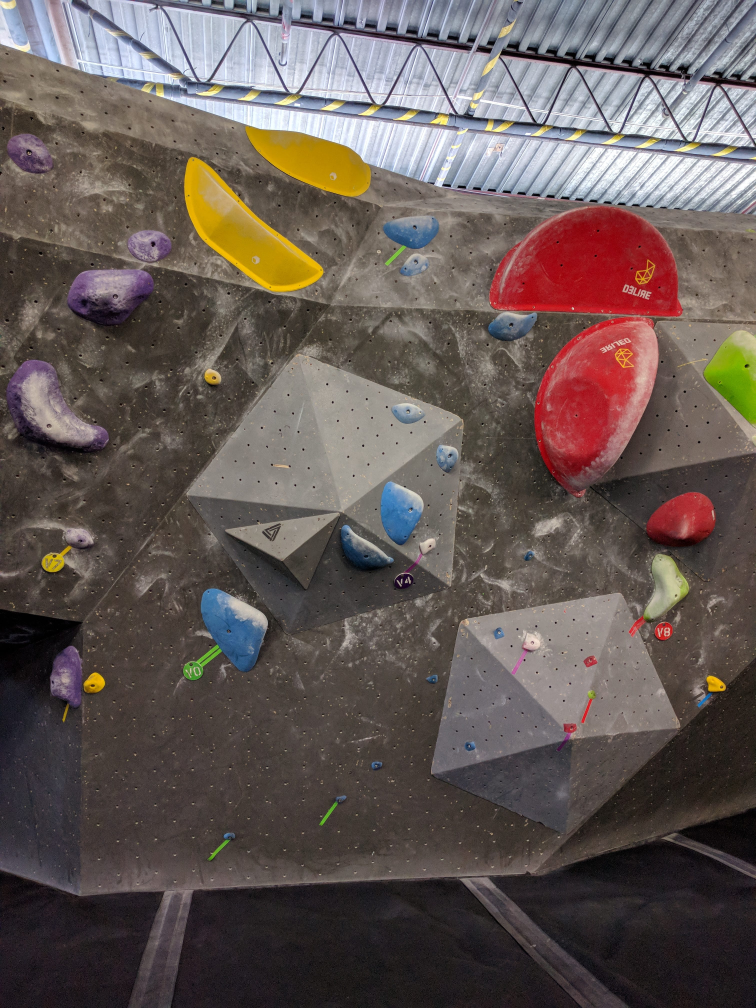
#> input picture Sample-Data/6.jpg, 3024 x 4032 px (shown at 1/4 size)
$ python mser-color.py Sample-Data/6.jpg out.png
#> lines starting #> are read from the running program, lines starting #| are printed output that depends on the picture; after the words box and inside, x2 and y2 are one past the last pixel; in counts of white or black regions, pixels touching at a corner belong together
import os
import sys
import cv2
import numpy as np

#from PIL import Image


def mser(cv_image):
    vis = cv_image.copy()
    mser = cv2.MSER_create(_min_area= 2000)
    #cv_image = cv2.cvtColor(cv_image, cv2.COLOR_RGB2GRAY)

    regions, _ = mser.detectRegions(cv_image)
    for p in regions:
        xmax, ymax = np.amax(p, axis=0)
        xmin, ymin = np.amin(p, axis=0)
        cv2.rectangle(cv_image, (xmin,ymax), (xmax,ymin), (0, 255, 0), 1)
    return cv_image


def color_based_mser(cv_image):

    cv_image = cv2.resize(cv_image, (int(cv_image.shape[1]/5), int(cv_image.shape[0]/5)))
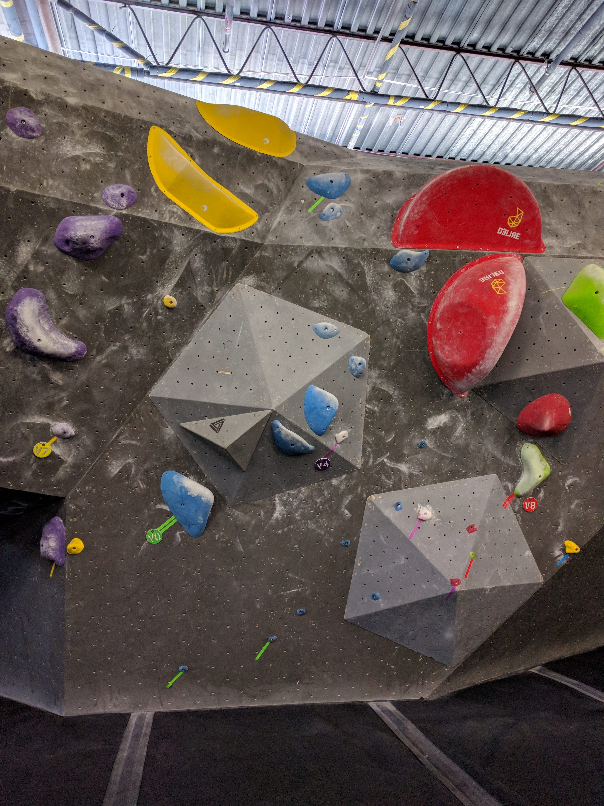
#> cv_image: shape (806, 604, 3); mean B, G, R 85.3, 88.8, 100.2

    lower_color_bounds = np.array([100, 50, 11])
    upper_color_bounds = np.array([255,190,170])

    mask = cv2.inRange(cv_image,lower_color_bounds,upper_color_bounds)
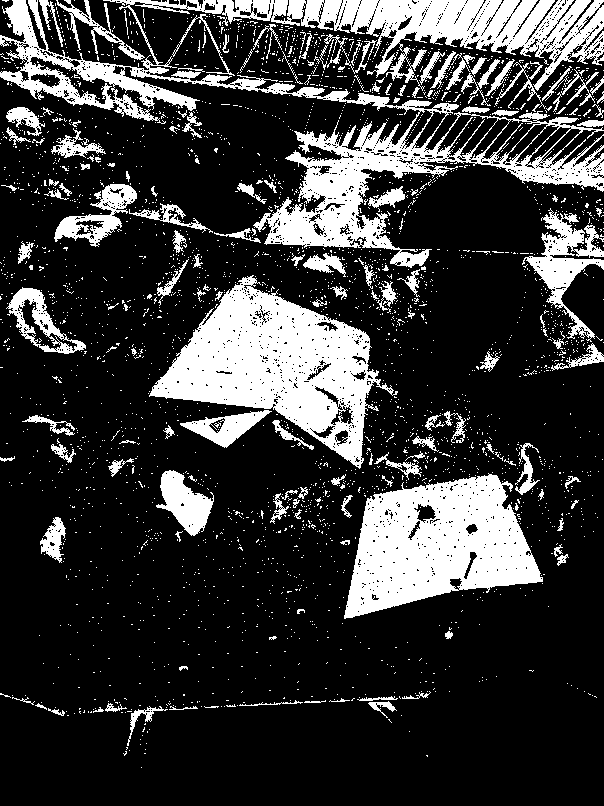
#> mask: shape (806, 604); 22.2% white; 2925 white regions (2767 under 20 px), largest, box (x1, y1, x2, y2) and area: (0, 0, 604, 268) 37441, (149, 275, 398, 469) 20581, (344, 473, 543, 619) 17736
    mask_rgb = cv2.cvtColor(mask,cv2.COLOR_GRAY2BGR)

    cv_image = cv_image & mask_rgb
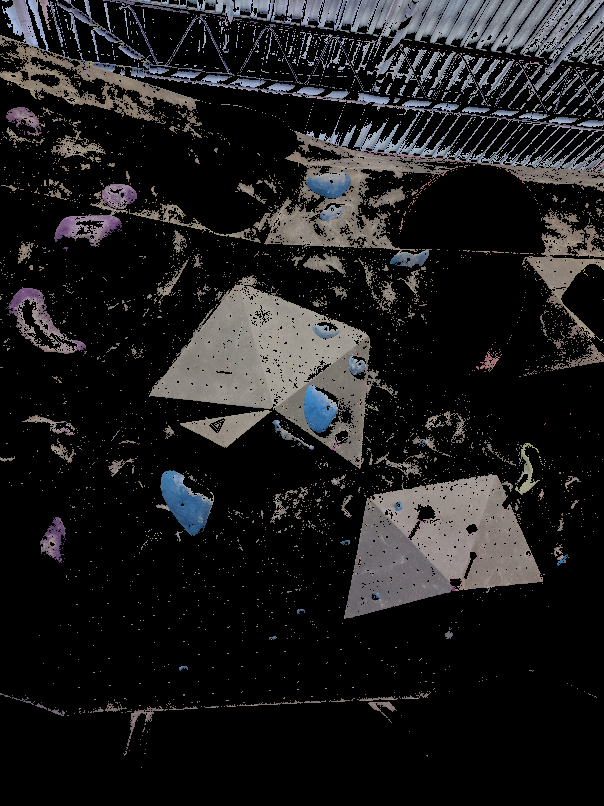
#> cv_image: shape (806, 604, 3); mean B, G, R 29.6, 29, 29.7

    mser = cv2.MSER_create()
    regions , _ = mser.detectRegions(cv_image)
#> regions = 374 items

    for p in regions:
        xmax, ymax = np.amax(p, axis=0)
        xmin, ymin = np.amin(p, axis=0)
        cv2.rectangle(cv_image, (xmin,ymax), (xmax,ymin), (0, 255, 0), 1)
#> this loop made 374 passes
#> (xmax, ymax, xmin, ymin) on passes 1 to 3: (306, 426, 283, 387), (538, 586, 378, 477), (353, 406, 163, 293)
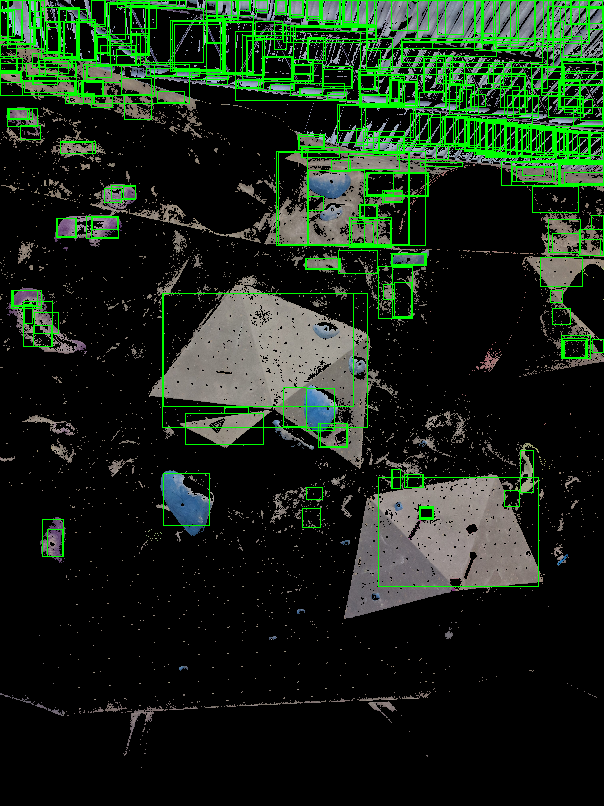
#> cv_image: shape (806, 604, 3); 6.55% of pixels changed, all inside (x1, y1, x2, y2) = (0, 0, 604, 587)

    return mask


def main(argv):
    file_path = argv[1]
    save_path = argv[2]

    #cv2.imwrite('1_' + save_path, mser(cv2.imread(file_path)))
    cv2.imwrite('2_' + save_path, color_based_mser(cv2.imread(file_path)))


if __name__=='__main__':
    main(sys.argv)
